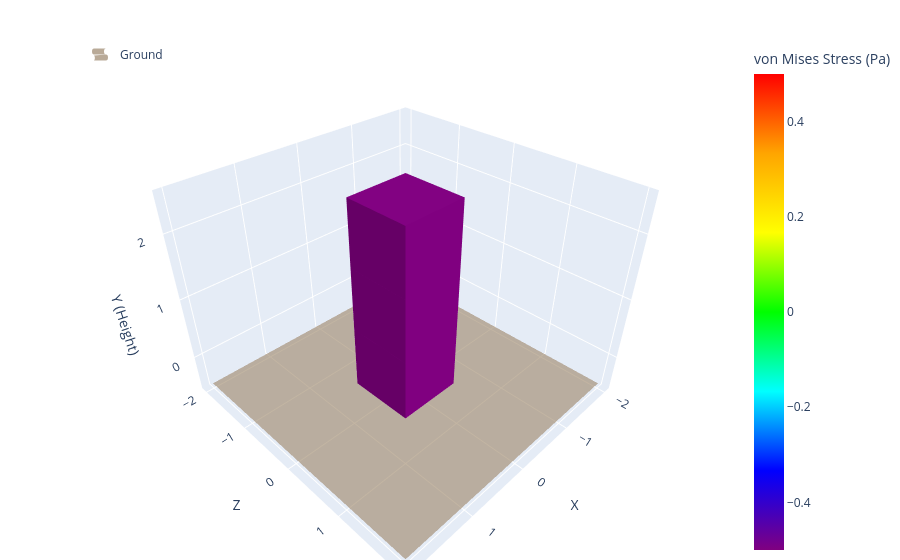

Source (notebook cell):
### Markdown cell above
# Errors for Singular Structures

### Code cell
# Caution!
# When calculating the stress, no part of the structure should be line (e.g., 1x1x3 pillars).
# This is because the singularity in calculating the von Mises stress will throw errors.
# Currently, all structural stability evaluation prompts are designed to prevent singularities.
# It is perfectly normal to encounter the following error during evaluation if agents construct singular structures.

from eval_code.utils.stress import compute_von_mises_stress
from eval_code.structural_stability import stress_score

# Singular structure => stress cannot be computed; score is 0.0
coords = [
 {'x': 0, 'y': 0, 'z': 0, 'material': 'stone_slab'},
 {'x': 0, 'y': 1, 'z': 0, 'material': 'stone_slab'},
 {'x': 0, 'y': 2, 'z': 0, 'material': 'stone_slab'}]

assert stress_score(coords, 1e6) == 0.0  # invalid/singular structure => 0 score

# Optionally visualize (may raise or produce NaNs)
try:
    von_mises = compute_von_mises_stress(coords)
    print("Max von Mises (if finite):", max(von_mises))
    plotly_blocks.plot(coords, color=von_mises, colorbar_title="von Mises Stress (Pa)", alpha=1)
except Exception as e:
    print("compute_von_mises_stress failed as expected:", e)

### Figure 1 — Plotly figure (JSON) as saved in the notebook; plotly's stock layout.template omitted (floating-point values rounded to 4 significant figures)
{"data": [{"colorscale": [[0, "#8B7355"], [1, "#8B7355"]], "name": "Ground", "opacity": 0.6, "showlegend": true, "showscale": false, "type": "surface", "x": [[-2, 2], [-2, 2]], "y": [[-2, -2], [2, 2]], "z": [[-0.5, -0.5], [-0.5, -0.5]]}, {"facecolor": ["rgb(128, 0, 128)", "rgb(128, 0, 128)", "rgb(128, 0, 128)", "rgb(128, 0, 128)", "rgb(128, 0, 128)", "rgb(128, 0, 128)", "rgb(128, 0, 128)", "rgb(128, 0, 128)", "rgb(128, 0, 128)", "rgb(128, 0, 128)", "rgb(128, 0, 128)", "rgb(128, 0, 128)", "rgb(128, 0, 128)", "rgb(128, 0, 128)", "rgb(128, 0, 128)", "rgb(128, 0, 128)", "rgb(128, 0, 128)", "rgb(128, 0, 128)", "rgb(128, 0, 128)", "rgb(128, 0, 128)", "rgb(128, 0, 128)", "rgb(128, 0, 128)", "rgb(128, 0, 128)", "rgb(128, 0, 128)", "rgb(128, 0, 128)", "rgb(128, 0, 128)", "rgb(128, 0, 128)", "rgb(128, 0, 128)", "rgb(128, 0, 128)", "rgb(128, 0, 128)", "rgb(128, 0, 128)", "rgb(128, 0, 128)", "rgb(128, 0, 128)", "rgb(128, 0, 128)", "rgb(128, 0, 128)", "rgb(128, 0, 128)"], "flatshading": true, "i": [0, 0, 4, 4, 0, 0, 2, 2, 1, 1, 0, 0, 8, 8, 12, 12, 8, 8, 10, 10, 9, 9, 8, 8, 16, 16, 20, 20, 16, 16, 18, 18, 17, 17, 16, 16], "j": [1, 2, 5, 6, 1, 5, 3, 7, 2, 6, 3, 7, 9, 10, 13, 14, 9, 13, 11, 15, 10, 14, 11, 15, 17, 18, 21, 22, 17, 21, 19, 23, 18, 22, 19, 23], "k": [2, 3, 6, 7, 5, 4, 7, 6, 6, 5, 7, 4, 10, 11, 14, 15, 13, 12, 15, 14, 14, 13, 15, 12, 18, 19, 22, 23, 21, 20, 23, 22, 22, 21, 23, 20], "opacity": 1, "type": "mesh3d", "x": [-0.5, 0.5, 0.5, -0.5, -0.5, 0.5, 0.5, -0.5, -0.5, 0.5, 0.5, -0.5, -0.5, 0.5, 0.5, -0.5, -0.5, 0.5, 0.5, -0.5, -0.5, 0.5, 0.5, -0.5], "y": [-0.5, -0.5, -0.5, -0.5, 0.5, 0.5, 0.5, 0.5, -0.5, -0.5, -0.5, -0.5, 0.5, 0.5, 0.5, 0.5, -0.5, -0.5, -0.5, -0.5, 0.5, 0.5, 0.5, 0.5], "z": [-0.5, -0.5, 0.5, 0.5, -0.5, -0.5, 0.5, 0.5, 0.5, 0.5, 1.5, 1.5, 0.5, 0.5, 1.5, 1.5, 1.5, 1.5, 2.5, 2.5, 1.5, 1.5, 2.5, 2.5]}, {"marker": {"cmax": 0, "cmin": 0, "color": [0, 0, 0], "colorbar": {"title": {"text": "von Mises Stress (Pa)"}}, "colorscale": [[0, "#800080"], [0.1667, "#0000FF"], [0.3333, "#00FFFF"], [0.5, "#00FF00"], [0.6667, "#FFFF00"], [0.8333, "#FFA500"], [1, "#FF0000"]], "size": 0.1}, "mode": "markers", "showlegend": false, "type": "scatter3d", "x": [null], "y": [null], "z": [null]}], "layout": {"legend": {"itemsizing": "constant", "x": 0, "xanchor": "left", "y": 1, "yanchor": "top"}, "margin": {"b": 0, "l": 80, "r": 0, "t": 40}, "scene": {"aspectmode": "data", "xaxis": {"dtick": 1, "tick0": -1, "tickformat": ",d", "tickmode": "linear", "title": {"text": "X"}}, "yaxis": {"dtick": 1, "tick0": -1, "tickformat": ",d", "tickmode": "linear", "title": {"text": "Z"}}, "zaxis": {"dtick": 1, "tick0": -1, "tickformat": ",d", "tickmode": "linear", "title": {"text": "Y (Height)"}}}, "title": {"text": ""}}}
